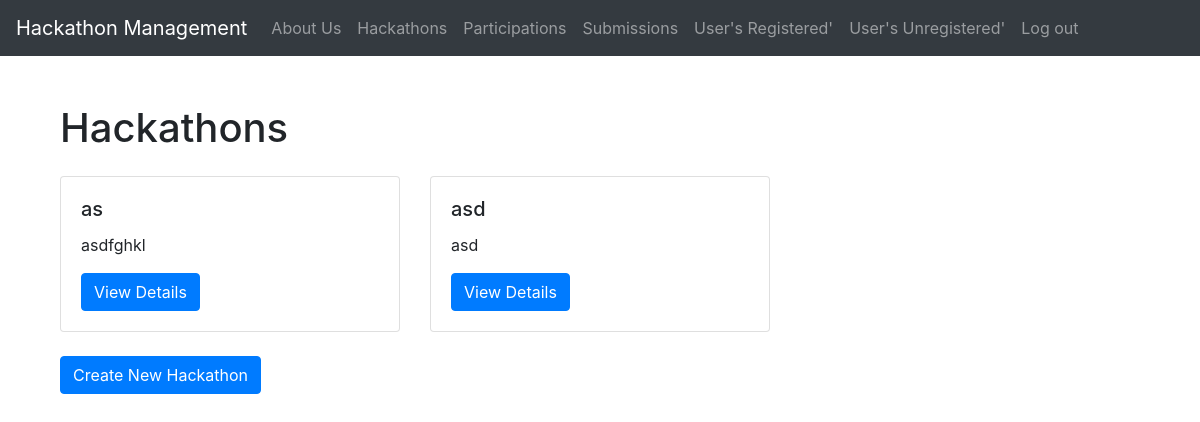
Page /hackathon/ (signed in) on the earlier database version.
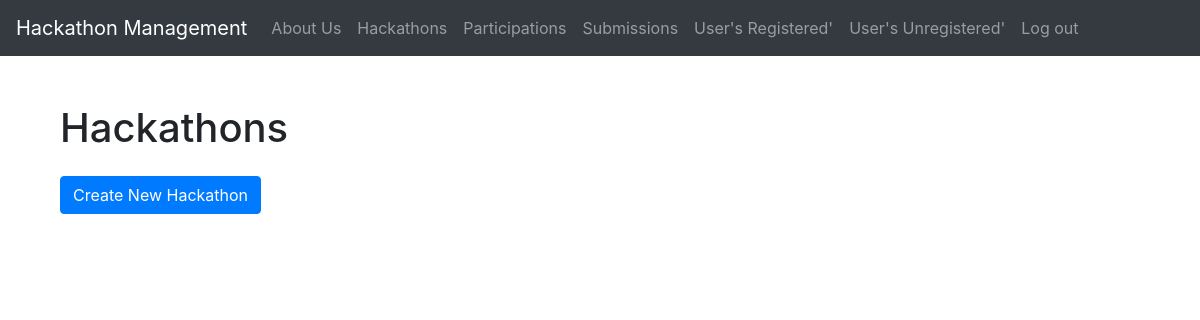
Same page on the later database version.
### hackathon/models.py (models this page shows, shortened)
class Hackathon(models.Model):
    title = models.CharField(max_length=100, unique=True)
    slug = models.SlugField(allow_unicode=True)
    description = models.TextField()
    background_image = models.ImageField(
        upload_to=f'background_image/')
    hackathon_image = models.ImageField(
        upload_to=f'hackathon_image/')
    SUBMISSION_CHOICES = [
        ('image', 'Image'),
        ('file', 'File'),
        ('link', 'Link'),
    ]
    submission_type = models.CharField(
        max_length=5, choices=SUBMISSION_CHOICES)
    start_datetime = models.DateTimeField()
    end_datetime = models.DateTimeField()
    reward_prize = models.DecimalField(max_digits=8, decimal_places=2)
    participants = models.ManyToManyField(User, through="Participant")
    class Meta:
        ordering = ["start_datetime"]

### hackathon/views.py (the view)
# urls.py: path('', views.HackathonListView.as_view(), name="list"),
class HackathonListView(ListView):
    model = Hackathon
    template_name = 'hackathon/hackathon_list.html'
    context_object_name = 'hackathons'

### hackathon/templates/hackathon/hackathon_list.html
{% extends 'base.html' %} {% block content %}
<div class="container">
  <h1 class="mb-4">Hackathons</h1>
  <div class="row">
    {% for hackathon in hackathons %}
    <div class="col-md-4 mb-4">
      <div class="card">
        <div class="card-body">
          <h5 class="card-title">{{ hackathon.title }}</h5>
          <p class="card-text">{{ hackathon.description }}</p>
          <a href="{% url 'hackathon:detail' hackathon.slug %}" class="btn btn-primary">View Details</a>
        </div>
      </div>
    </div>
    {% endfor %}
  </div>
  <a href="{% url 'hackathon:create' %}" class="btn btn-primary">Create New Hackathon</a>
</div>
{% endblock %}

Differences in the rows shown:
removed Hackathon: title "as", description "asdfghkl"
removed Hackathon: title "asd", description "asd"
